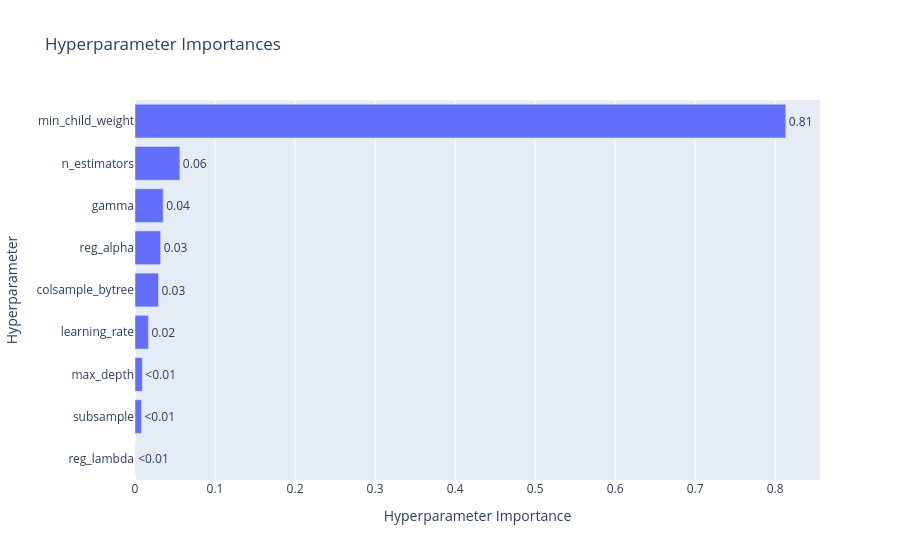

Notebook cell for this chart:
### Markdown cell above
### 3.4 Visualizar histórico da busca

### Code cell
optuna_vis.plot_param_importances(study)

### Figure 1 — Plotly figure (JSON) as saved in the notebook; plotly's stock layout.template omitted (floating-point values rounded to 4 significant figures)
{"data": [{"cliponaxis": false, "hovertemplate": ["reg_lambda (FloatDistribution): 0.00017921167490586888<extra></extra>", "subsample (FloatDistribution): 0.008048874057068289<extra></extra>", "max_depth (IntDistribution): 0.009169697613271615<extra></extra>", "learning_rate (FloatDistribution): 0.016771462167699796<extra></extra>", "colsample_bytree (FloatDistribution): 0.029379763759279212<extra></extra>", "reg_alpha (FloatDistribution): 0.03204198442617969<extra></extra>", "gamma (FloatDistribution): 0.03514837614648715<extra></extra>", "n_estimators (IntDistribution): 0.05607075062042835<extra></extra>", "min_child_weight (IntDistribution): 0.8131898795346799<extra></extra>"], "name": "Objective Value", "orientation": "h", "text": ["<0.01", "<0.01", "<0.01", "0.02", "0.03", "0.03", "0.04", "0.06", "0.81"], "textposition": "outside", "type": "bar", "x": [0.0001792, 0.008049, 0.00917, 0.01677, 0.02938, 0.03204, 0.03515, 0.05607, 0.8132], "y": ["reg_lambda", "subsample", "max_depth", "learning_rate", "colsample_bytree", "reg_alpha", "gamma", "n_estimators", "min_child_weight"]}], "layout": {"title": {"text": "Hyperparameter Importances"}, "xaxis": {"title": {"text": "Hyperparameter Importance"}}, "yaxis": {"title": {"text": "Hyperparameter"}}}}
